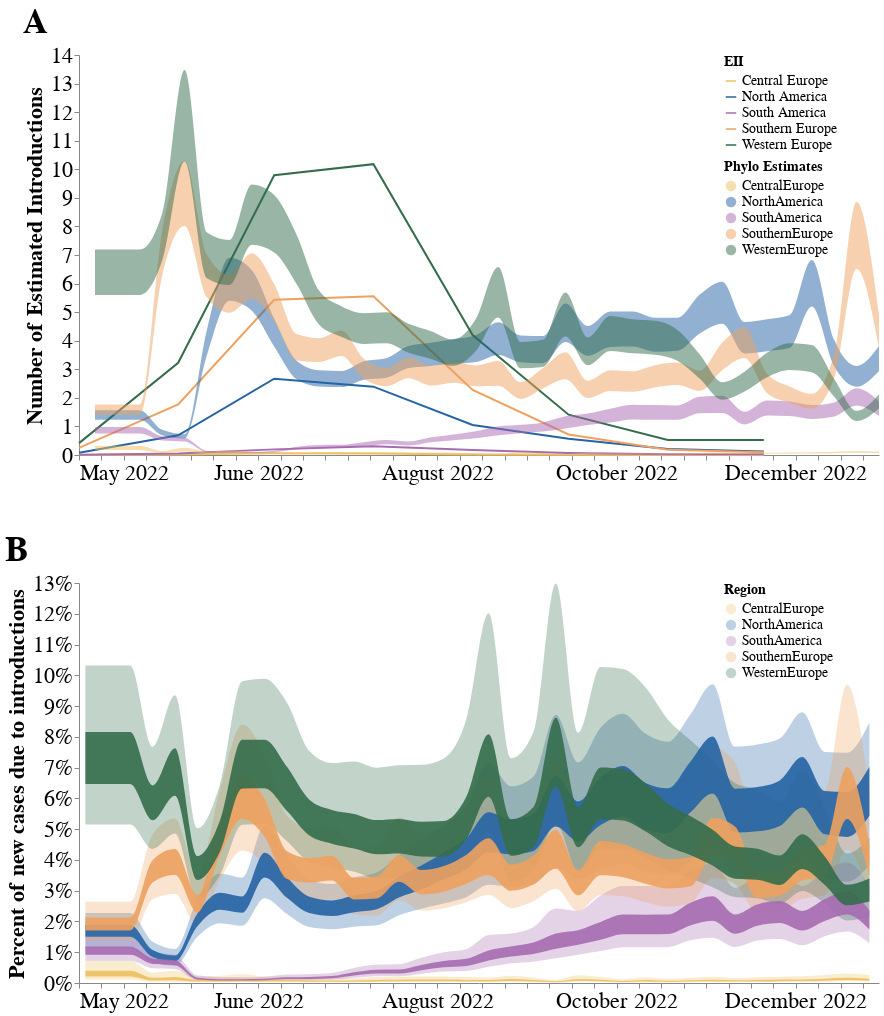

Notebook code for this chart:
### Code cell
#creating a joint figure for manuscript!
# Add labels to each chart
intro_plot = intro_plot.properties(title='A')
percent_plot = percent_plot.properties(title='B')

combined_plot = alt.vconcat(intro_plot, percent_plot,  spacing=50).resolve_scale(x='shared', color ='independent')


combined_plot.configure_view(
    strokeWidth=0
).configure_title(
    anchor='start', fontSize= 35
).configure_axis(
    labelFontSize=22,
    titleFontSize=22
).configure_legend(
     labelFontSize=22,
    titleFontSize=22
)

### Figure 1 — Vega-Lite specification as saved in the notebook (floating-point values rounded to 4 significant figures; data arrays with more than 128 entries replaced by an {"elided": "..."} marker saying what was removed)
{"config": {"view": {"continuousWidth": 400, "continuousHeight": 300, "strokeWidth": 0}, "axis": {"labelFontSize": 22, "titleFontSize": 22}, "legend": {"labelFontSize": 22, "titleFontSize": 22}, "title": {"anchor": "start", "fontSize": 35}}, "vconcat": [{"layer": [{"data": {"name": "data-c59e31c8e07a899df225432080f73761"}, "mark": "line", "encoding": {"color": {"field": "place", "legend": {"labelFontSize": 14, "offset": -155, "orient": "right", "symbolSize": 110, "titleFontSize": 14}, "scale": {"range": ["#EEC060", "#2664A5", "#A76BB1", "#EEA160", "#356D4C"]}, "title": "EII", "type": "nominal"}, "x": {"axis": {"format": "%B %Y", "grid": false, "title": null}, "field": "year-month", "type": "temporal"}, "y": {"axis": {"grid": false}, "field": "import_risk", "title": "Number of Estimated Introductions", "type": "quantitative"}}, "height": 400, "width": 800}, {"data": {"name": "data-e81b17659128cac0f595c7533f6c9da7"}, "mark": {"type": "area", "color": "orange", "interpolate": "monotone", "opacity": 0.5}, "encoding": {"color": {"field": "deme", "legend": {"labelFontSize": 14, "offset": -155, "orient": "right", "symbolSize": 110, "titleFontSize": 14}, "scale": {"range": ["#EEC060", "#2664A5", "#A76BB1", "#EEA160", "#356D4C"]}, "title": "Phylo Estimates", "type": "nominal"}, "x": {"axis": {"format": "%B %Y", "grid": false, "title": null}, "field": "date", "type": "temporal"}, "y": {"axis": {"grid": false, "title": "Number of Estimated Introductions"}, "field": "upper_hpd_log_50", "type": "quantitative"}, "y2": {"field": "lower_hpd_log_50"}}, "height": 400, "width": 800}], "resolve": {"scale": {"color": "independent", "x": "shared", "y": "shared"}}, "title": "A"}, {"layer": [{"mark": {"type": "area", "interpolate": "monotone", "opacity": 0.3}, "encoding": {"color": {"field": "deme", "type": "nominal"}, "x": {"axis": {"grid": false, "title": ""}, "field": "date", "type": "temporal"}, "y": {"axis": {"grid": false}, "field": "lower_hpd_log_95", "title": "Percent of new cases due to introductions", "type": "quantitative"}, "y2": {"field": "upper_hpd_log_95"}}, "height": 400, "transform": [{"filter": "((datum.lower_hpd_log_95 > 0) && (datum.upper_hpd_log_95 < 1))"}], "width": 800}, {"mark": {"type": "area", "interpolate": "monotone", "opacity": 0.9}, "encoding": {"color": {"field": "deme", "legend": {"labelFontSize": 14, "offset": -155, "orient": "right", "symbolSize": 110, "titleFontSize": 14}, "scale": {"range": ["#EEC060", "#2664A5", "#A76BB1", "#EEA160", "#356D4C"]}, "title": "Region", "type": "nominal"}, "x": {"axis": {"format": "%B %Y", "grid": false, "title": ""}, "field": "date", "type": "temporal"}, "y": {"axis": {"format": "%", "grid": false, "title": ""}, "field": "lower_hpd_log_50", "title": "Percent of new cases due to introductions", "type": "quantitative"}, "y2": {"field": "upper_hpd_log_50"}}, "height": 300, "transform": [{"filter": "((datum.lower_hpd_log_50 > 0) && (datum.upper_hpd_log_50 < 1))"}], "width": 1000}], "data": {"name": "data-41b662f43d63d7b3bc88907d4ec0312c"}, "title": "B"}], "resolve": {"scale": {"color": "independent", "x": "shared"}}, "spacing": 50, "$schema": "https://vega.github.io/schema/vega-lite/v4.17.0.json", "datasets": {"data-c59e31c8e07a899df225432080f73761": [{"Unnamed: 0": 5, "index": "North America.2022-05", "place": "North America", "year-month": "2022-05-01", "import_risk": 0.08157}, {"Unnamed: 0": 6, "index": "Southern Europe.2022-05", "place": "Southern Europe", "year-month": "2022-05-01", "import_risk": 0.2495}, {"Unnamed: 0": 7, "index": "Western Europe.2022-05", "place": "Western Europe", "year-month": "2022-05-01", "import_risk": 0.4155}, {"Unnamed: 0": 8, "index": "Central Europe.2022-05", "place": "Central Europe", "year-month": "2022-05-01", "import_risk": 0.002354}, {"Unnamed: 0": 9, "index": "South America.2022-05", "place": "South America", "year-month": "2022-05-01", "import_risk": 0.005387}, {"Unnamed: 0": 10, "index": "North America.2022-06", "place": "North America", "year-month": "2022-06-01", "import_risk": 0.6891}, {"Unnamed: 0": 11, "index": "Southern Europe.2022-06", "place": "Southern Europe", "year-month": "2022-06-01", "import_risk": 1.774}, {"Unnamed: 0": 12, "index": "Western Europe.2022-06", "place": "Western Europe", "year-month": "2022-06-01", "import_risk": 3.226}, {"Unnamed: 0": 13, "index": "Central Europe.2022-06", "place": "Central Europe", "year-month": "2022-06-01", "import_risk": 0.01773}, {"Unnamed: 0": 14, "index": "South America.2022-06", "place": "South America", "year-month": "2022-06-01", "import_risk": 0.05176}, {"Unnamed: 0": 15, "index": "North America.2022-07", "place": "North America", "year-month": "2022-07-01", "import_risk": 2.67}, {"Unnamed: 0": 16, "index": "Southern Europe.2022-07", "place": "Southern Europe", "year-month": "2022-07-01", "import_risk": 5.432}, {"Unnamed: 0": 17, "index": "Western Europe.2022-07", "place": "Western Europe", "year-month": "2022-07-01", "import_risk": 9.791}, {"Unnamed: 0": 18, "index": "Central Europe.2022-07", "place": "Central Europe", "year-month": "2022-07-01", "import_risk": 0.06005}, {"Unnamed: 0": 19, "index": "South America.2022-07", "place": "South America", "year-month": "2022-07-01", "import_risk": 0.1969}, {"Unnamed: 0": 20, "index": "North America.2022-08", "place": "North America", "year-month": "2022-08-01", "import_risk": 2.392}, {"Unnamed: 0": 21, "index": "Southern Europe.2022-08", "place": "Southern Europe", "year-month": "2022-08-01", "import_risk": 5.558}, {"Unnamed: 0": 22, "index": "Western Europe.2022-08", "place": "Western Europe", "year-month": "2022-08-01", "import_risk": 10.18}, {"Unnamed: 0": 23, "index": "Central Europe.2022-08", "place": "Central Europe", "year-month": "2022-08-01", "import_risk": 0.05487}, {"Unnamed: 0": 24, "index": "South America.2022-08", "place": "South America", "year-month": "2022-08-01", "import_risk": 0.3035}, {"Unnamed: 0": 25, "index": "North America.2022-09", "place": "North America", "year-month": "2022-09-01", "import_risk": 1.05}, {"Unnamed: 0": 26, "index": "Southern Europe.2022-09", "place": "Southern Europe", "year-month": "2022-09-01", "import_risk": 2.276}, {"Unnamed: 0": 27, "index": "Western Europe.2022-09", "place": "Western Europe", "year-month": "2022-09-01", "import_risk": 4.2}, {"Unnamed: 0": 28, "index": "Central Europe.2022-09", "place": "Central Europe", "year-month": "2022-09-01", "import_risk": 0.01873}, {"Unnamed: 0": 29, "index": "South America.2022-09", "place": "South America", "year-month": "2022-09-01", "import_risk": 0.1761}, {"Unnamed: 0": 30, "index": "North America.2022-10", "place": "North America", "year-month": "2022-10-01", "import_risk": 0.5693}, {"Unnamed: 0": 31, "index": "Southern Europe.2022-10", "place": "Southern Europe", "year-month": "2022-10-01", "import_risk": 0.7186}, {"Unnamed: 0": 32, "index": "Western Europe.2022-10", "place": "Western Europe", "year-month": "2022-10-01", "import_risk": 1.411}, {"Unnamed: 0": 33, "index": "Central Europe.2022-10", "place": "Central Europe", "year-month": "2022-10-01", "import_risk": 0.00483}, {"Unnamed: 0": 34, "index": "South America.2022-10", "place": "South America", "year-month": "2022-10-01", "import_risk": 0.07164}, {"Unnamed: 0": 35, "index": "North America.2022-11", "place": "North America", "year-month": "2022-11-01", "import_risk": 0.2074}, {"Unnamed: 0": 36, "index": "Southern Europe.2022-11", "place": "Southern Europe", "year-month": "2022-11-01", "import_risk": 0.1813}, {"Unnamed: 0": 37, "index": "Western Europe.2022-11", "place": "Western Europe", "year-month": "2022-11-01", "import_risk": 0.5279}, {"Unnamed: 0": 38, "index": "Central Europe.2022-11", "place": "Central Europe", "year-month": "2022-11-01", "import_risk": 0.001494}, {"Unnamed: 0": 39, "index": "South America.2022-11", "place": "South America", "year-month": "2022-11-01", "import_risk": 0.02972}, {"Unnamed: 0": 40, "index": "North America.2022-12", "place": "North America", "year-month": "2022-12-01", "import_risk": 0.1221}, {"Unnamed: 0": 41, "index": "Southern Europe.2022-12", "place": "Southern Europe", "year-month": "2022-12-01", "import_risk": 0.09391}, {"Unnamed: 0": 42, "index": "Western Europe.2022-12", "place": "Western Europe", "year-month": "2022-12-01", "import_risk": 0.5237}, {"Unnamed: 0": 43, "index": "Central Europe.2022-12", "place": "Central Europe", "year-month": "2022-12-01", "import_risk": 0.001212}, {"Unnamed: 0": 44, "index": "South America.2022-12", "place": "South America", "year-month": "2022-12-01", "import_risk": 0.02633}], "data-e81b17659128cac0f595c7533f6c9da7": {"elided": "180 records"}, "data-41b662f43d63d7b3bc88907d4ec0312c": {"elided": "180 records"}}}
